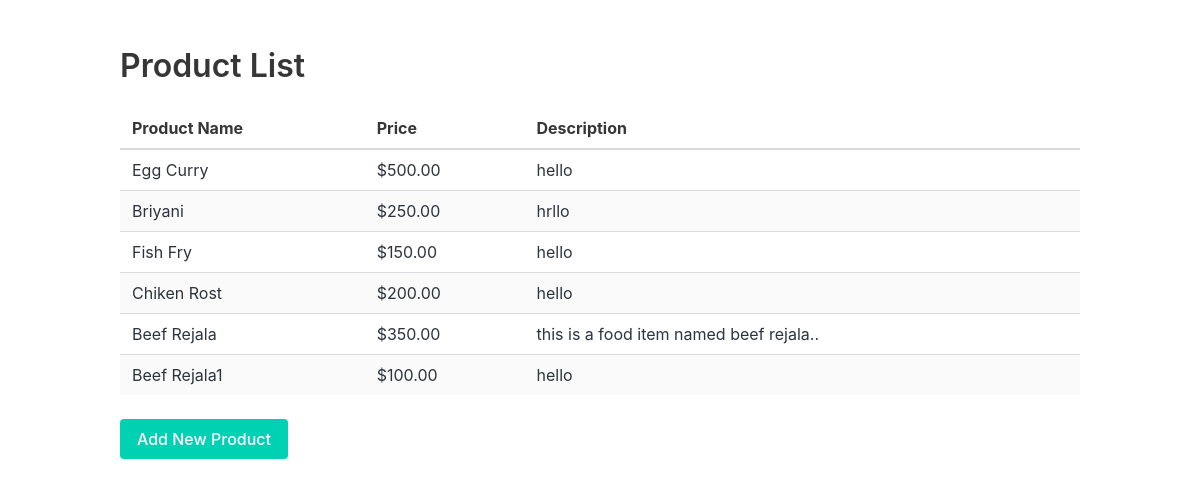
Screenshot of /products/ with the database file from the repository.
### invoice/models.py (models this page shows, shortened)
class Product(models.Model):
    name = models.CharField(max_length=100)
    price = models.DecimalField(max_digits=10, decimal_places=2)
    description = models.TextField()

### invoice/views.py (the view)
# urls.py: path('products/', product_list, name='product_list'),
def product_list(request):
    products = Product.objects.all()
    return render(request, 'product_list.html', {'products': products})

### invoice/templates/product_list.html (shortened to what this page needs)
{% load static %}
<!DOCTYPE html>
<html lang="en">
<head>
    <link rel="stylesheet" href="https://cdn.jsdelivr.net/npm/bulma@1.0.2/css/bulma.min.css">
    <link rel="stylesheet" href="{% static 'css/bulma.min.css' %}">
</head>
<body>
    <section class="section">
        <div class="container">
            <h1 class="title">Product List</h1>
            <table class="table is-striped is-fullwidth">
                <thead>
                    <tr>
                        <th>Product Name</th>
                        <th>Price</th>
                        <th>Description</th>
                    </tr>
                </thead>
                <tbody>
                    {% for product in products %}
                    <tr>
                        <td>{{ product.name }}</td>
                        <td>${{ product.price }}</td>
                        <td>{{ product.description }}</td>
                    </tr>
                    {% endfor %}
                </tbody>
            </table>
            <a href="{% url 'add_product' %}" class="button is-primary">Add New Product</a>
        </div>
    </section>
</body>
</html>

### rows the page displays
Product: name "Egg Curry", price "500.00", description "hello"
Product: name "Briyani", price "250.00", description "hrllo"
Product: name "Fish Fry", price "150.00", description "hello"
Product: name "Chiken Rost", price "200.00", description "hello"
Product: name "Beef Rejala", price "350.00", description "this is a food item named beef rejala.."
Product: name "Beef Rejala1", price "100.00", description "hello"
